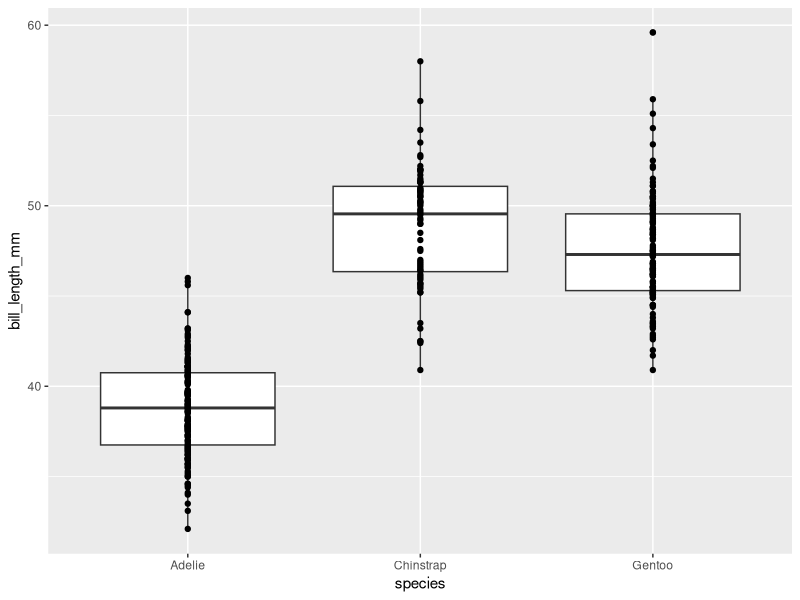
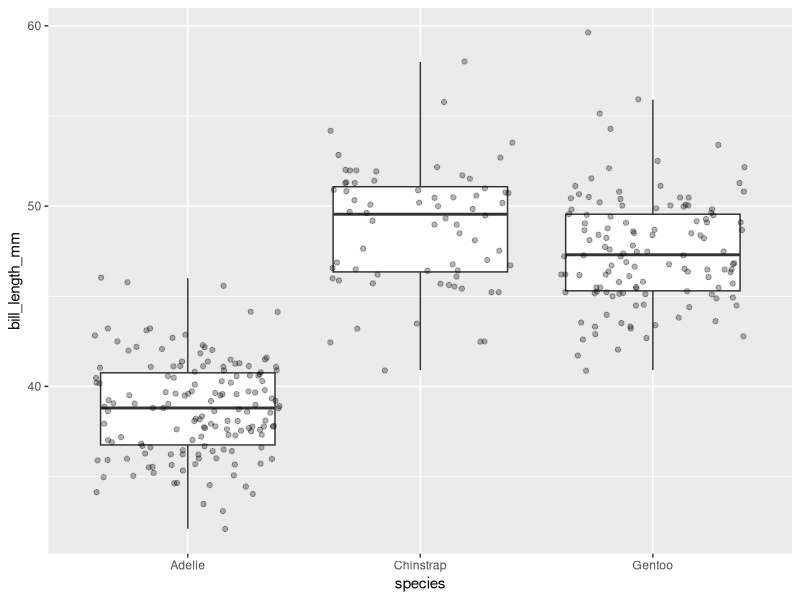
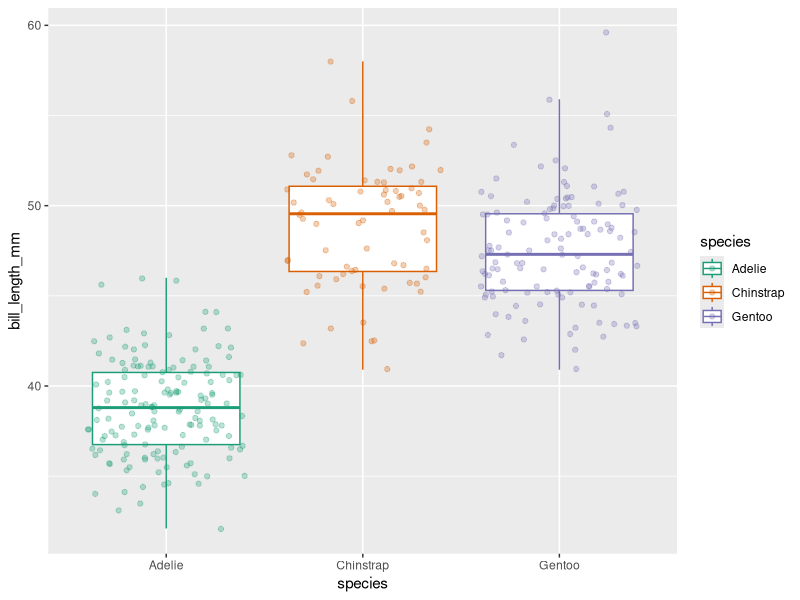
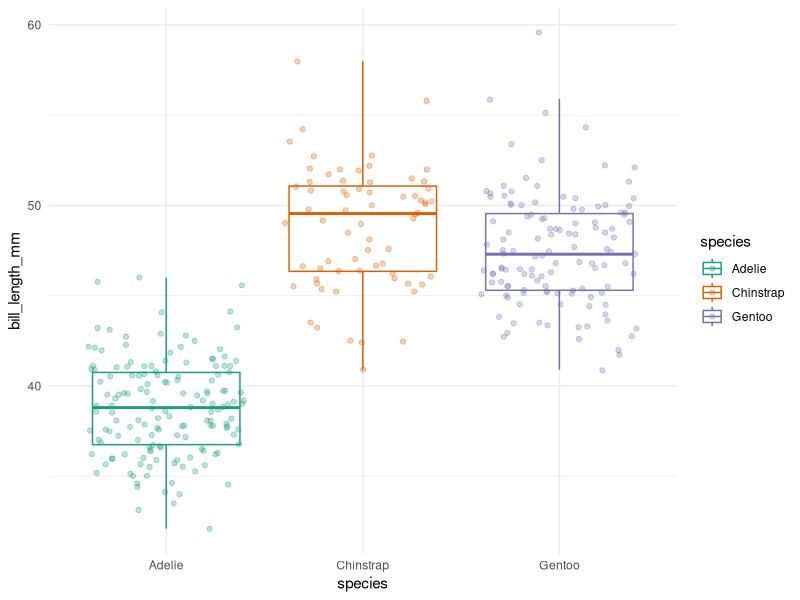
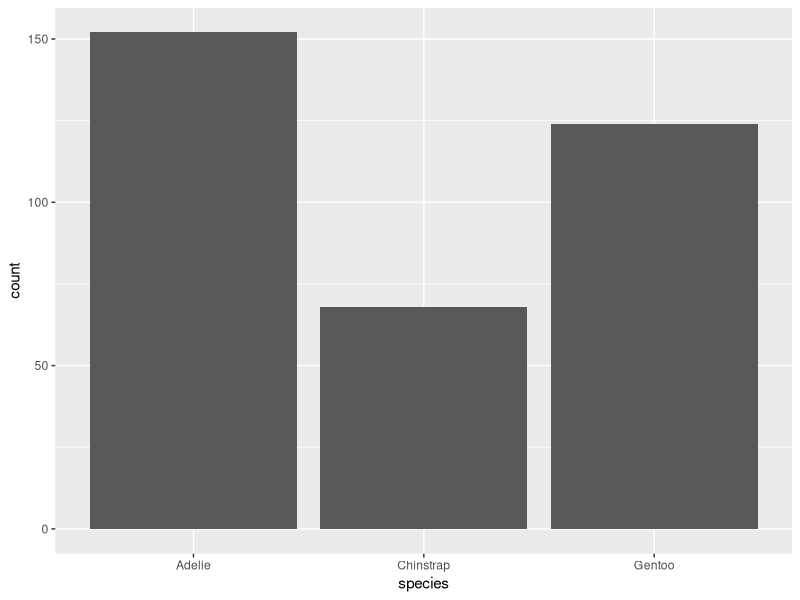

The R script that drew these images, in order:
library(tidyverse)
library(modeldata)

## bill length vs species
ggplot(
  penguins,
  aes(
    x = species,
    y = bill_length_mm
  )
) +
  geom_boxplot() +
  geom_point() # over-plotting is a problem

## lets try again
ggplot(
  penguins,
  aes(
    x = species,
    y = bill_length_mm
  )
) +
  geom_boxplot(outliers = FALSE) +
  geom_jitter(alpha = 0.3)

## adding color
ggplot(
  penguins,
  aes(
    x = species,
    y = bill_length_mm,
    color = species
  )
) +
  geom_boxplot(outliers = FALSE) +
  geom_jitter(alpha = 0.3) +
  scale_color_brewer(palette = 'Dark2')

## the bg is too much
ggplot(
  penguins,
  aes(
    x = species,
    y = bill_length_mm,
    color = species
  )
) +
  geom_boxplot(outliers = FALSE) +
  geom_jitter(alpha = 0.3) +
  scale_color_brewer(palette = 'Dark2') +
  theme_minimal()

## how about a bar chart for species
ggplot(
  penguins,
  aes(x = species)
) +
  geom_bar()
